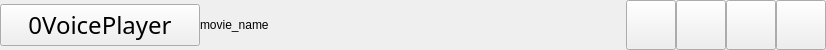
<?xml version="1.0" encoding="UTF-8"?>
<ui version="4.0">
 <class>Title</class>
 <widget class="QWidget" name="Title">
  <property name="geometry">
   <rect>
    <x>0</x>
    <y>0</y>
    <width>826</width>
    <height>50</height>
   </rect>
  </property>
  <property name="maximumSize">
   <size>
    <width>16777215</width>
    <height>50</height>
   </size>
  </property>
  <property name="windowTitle">
   <string>Form</string>
  </property>
  <layout class="QGridLayout" name="gridLayout">
   <property name="leftMargin">
    <number>0</number>
   </property>
   <property name="topMargin">
    <number>0</number>
   </property>
   <property name="rightMargin">
    <number>0</number>
   </property>
   <property name="bottomMargin">
    <number>0</number>
   </property>
   <property name="spacing">
    <number>0</number>
   </property>
   <item row="0" column="1">
    <widget class="QLabel" name="MovieNameLab">
     <property name="text">
      <string>movie_name</string>
     </property>
     <property name="margin">
      <number>15</number>
     </property>
    </widget>
   </item>
   <item row="0" column="3">
    <widget class="QPushButton" name="MaxBtn">
     <property name="minimumSize">
      <size>
       <width>50</width>
       <height>50</height>
      </size>
     </property>
     <property name="maximumSize">
      <size>
       <width>50</width>
       <height>50</height>
      </size>
     </property>
     <property name="text">
      <string/>
     </property>
    </widget>
   </item>
   <item row="0" column="5">
    <widget class="QPushButton" name="CloseBtn">
     <property name="minimumSize">
      <size>
       <width>50</width>
       <height>50</height>
      </size>
     </property>
     <property name="maximumSize">
      <size>
       <width>50</width>
       <height>50</height>
      </size>
     </property>
     <property name="text">
      <string/>
     </property>
    </widget>
   </item>
   <item row="0" column="4">
    <widget class="QPushButton" name="FullScreenBtn">
     <property name="minimumSize">
      <size>
       <width>50</width>
       <height>50</height>
      </size>
     </property>
     <property name="maximumSize">
      <size>
       <width>50</width>
       <height>50</height>
      </size>
     </property>
     <property name="text">
      <string/>
     </property>
    </widget>
   </item>
   <item row="0" column="2">
    <widget class="QPushButton" name="MinBtn">
     <property name="minimumSize">
      <size>
       <width>50</width>
       <height>50</height>
      </size>
     </property>
     <property name="maximumSize">
      <size>
       <width>50</width>
       <height>50</height>
      </size>
     </property>
     <property name="text">
      <string/>
     </property>
    </widget>
   </item>
   <item row="0" column="0">
    <widget class="QPushButton" name="MenuBtn">
     <property name="minimumSize">
      <size>
       <width>130</width>
       <height>0</height>
      </size>
     </property>
     <property name="maximumSize">
      <size>
       <width>200</width>
       <height>16777215</height>
      </size>
     </property>
     <property name="font">
      <font>
       <family>Bahnschrift Light SemiCondensed</family>
       <pointsize>18</pointsize>
      </font>
     </property>
     <property name="text">
      <string>0VoicePlayer</string>
     </property>
    </widget>
   </item>
  </layout>
 </widget>
 <resources/>
 <connections/>
</ui>
